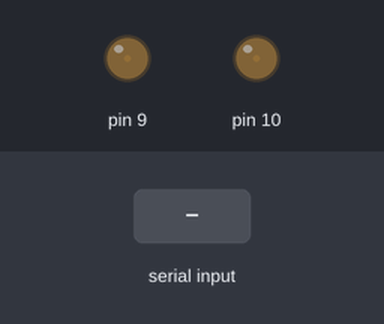
Recording of a sketch running on a simulated Arduino Uno, built with avr-gcc and run on an emulated ATmega328P. On the bench: output pins drawn as LEDs (lit = HIGH). Inputs (shaded band) come from the test bench. What the sketch prints to the serial monitor is not drawn.

Above: at 1.2 s.
1.3 s: "90,45\n" received over Serial
At 1.8 s:
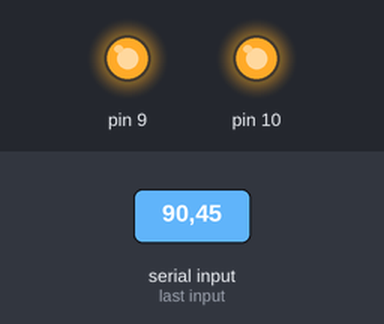
Timing chart, 0 to 4.3 s (numbered marks = the images above; inputs shaded):
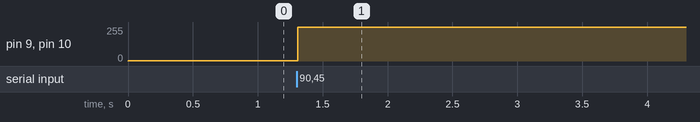

Measured:
- after the input at 1.3 s, pin 9, pin 10: 2/255 → 255/255 at once

The sketch:

fan-control.ino
```cpp
//configure Timer 1 (pins 9,10) to output 25kHz PWM
void setupTimer1(){
    //Set PWM frequency to about 25khz on pins 9,10 (timer 1 mode 10, no prescale, count to 320)
    TCCR1A = (1 << COM1A1) | (1 << COM1B1) | (1 << WGM11);
    TCCR1B = (1 << CS10) | (1 << WGM13);
    ICR1 = 320;
    OCR1A = 0;
    OCR1B = 0;
}

//equivalent of analogWrite on pin 9
void setPWM1A(float f){
    f=f<0?0:f>1?1:f;
    OCR1A = (uint16_t)(320*f);
}

//equivalent of analogWrite on pin 10
void setPWM1B(float f){
    f=f<0?0:f>1?1:f;
    OCR1B = (uint16_t)(320*f);
}

void setup(){
    //enable outputs for Timer 1
    pinMode(9,OUTPUT); //1A
    pinMode(10,OUTPUT); //1B
    setupTimer1();
    //note that pin 11 will be unavailable for output in this mode!
    //example...
    setPWM1A(0.01f); //set fan to min
    setPWM1B(0.01f); //set fan to min

    Serial.begin(9600); //enable serial so we can see the RPM in the serial monitor
    Serial.println("READY"); //announce that we're setup and READY.
}

String message;
void loop(){
    while(Serial.available() > 0){
      message = Serial.readStringUntil('\n');
      setPWM1A(message.toFloat());
      setPWM1B(message.toFloat());
    }
}
```
